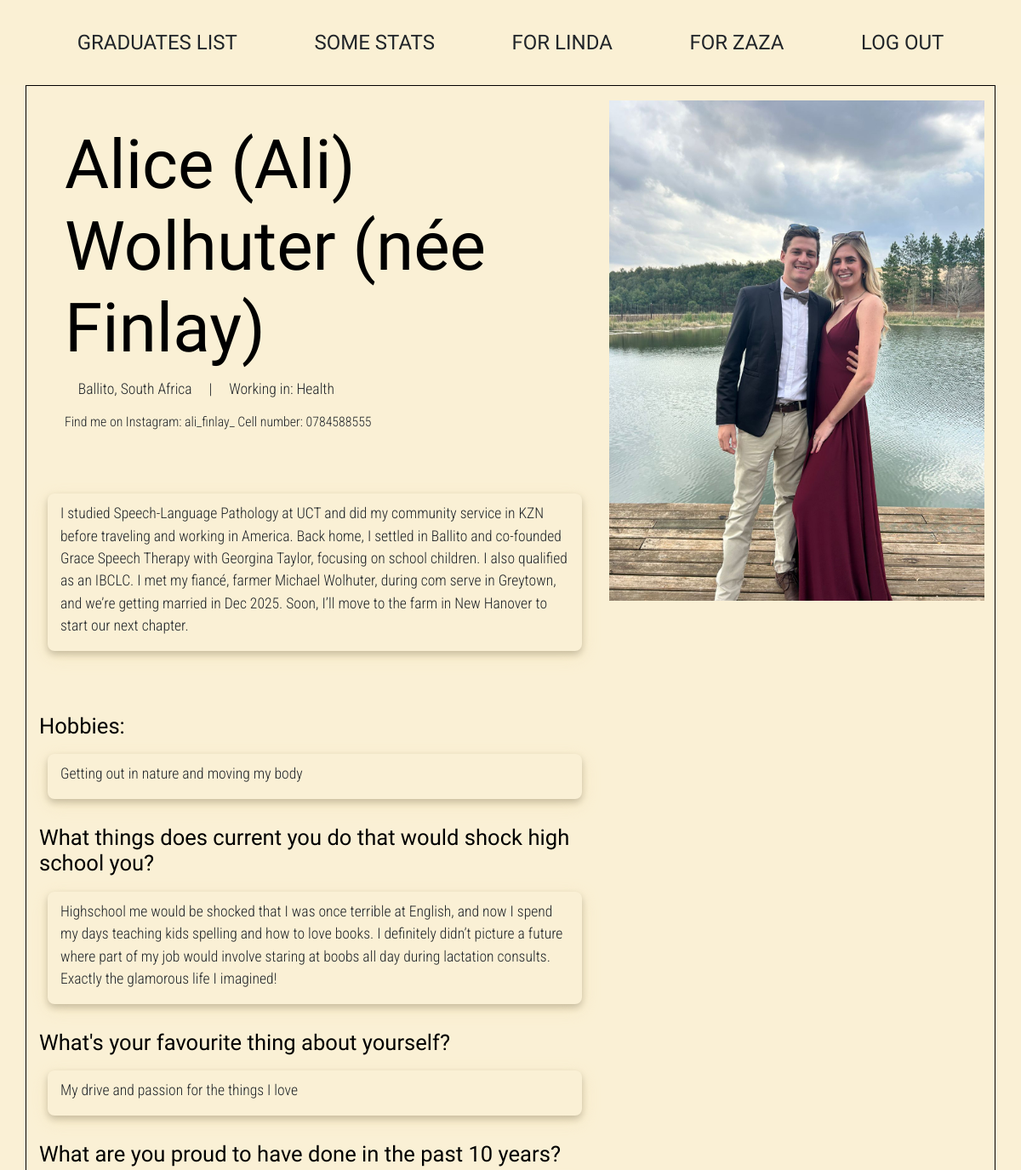
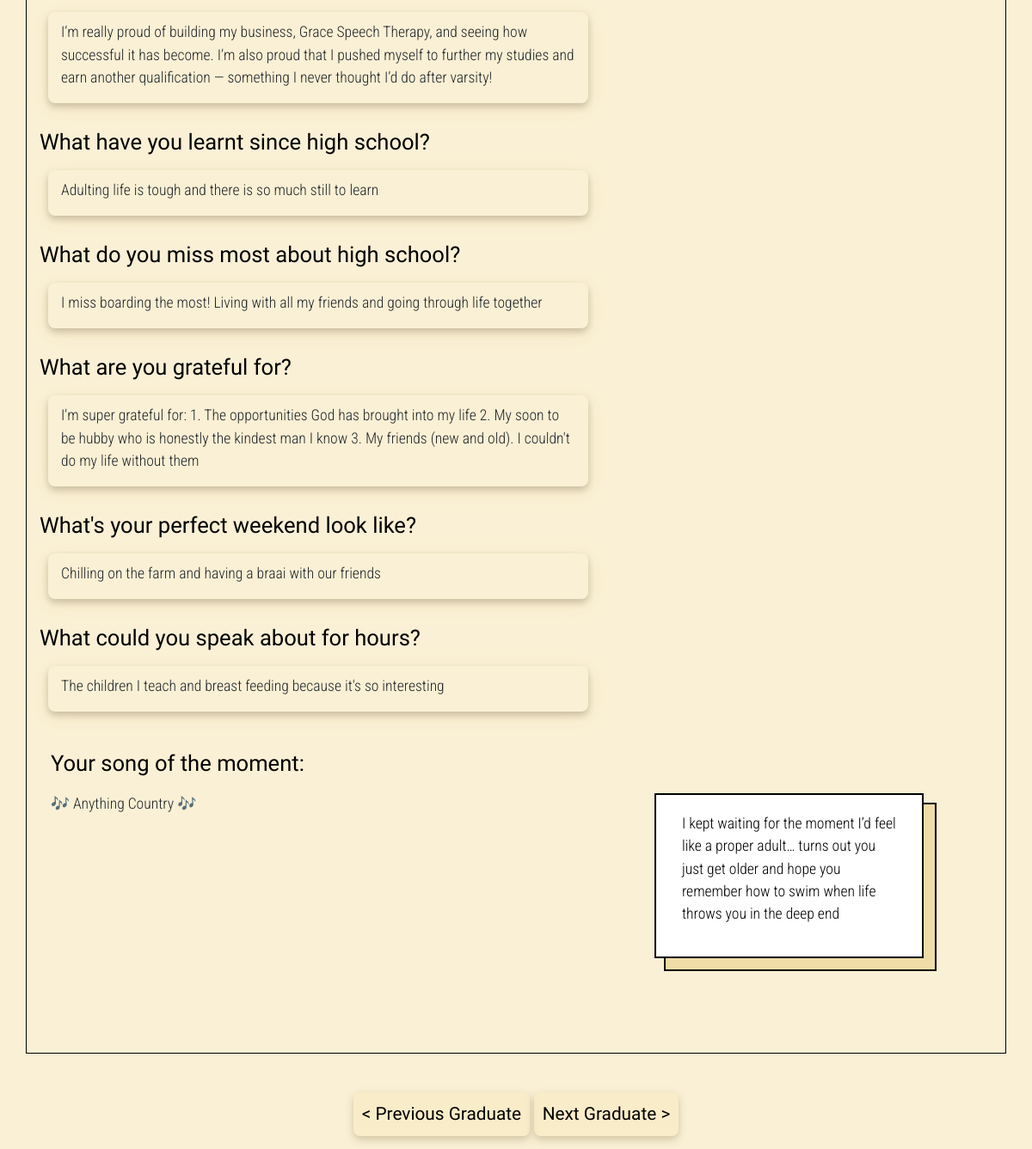
The app's page /12 (signed in) with its own data (2 pictures, top to bottom).
### network/models.py (models this page shows, shortened)
class Graduate(models.Model):
    name = models.TextField()
    maiden_name = models.TextField(blank=True, null=True)
    pronouns = models.TextField(blank=True, null=True)
    city = models.TextField(blank=True, null=True)
    industry = models.TextField(blank=True, null=True)
    gen_description = models.TextField(blank=True, null=True)
    hobbies = models.TextField(blank=True, null=True)
    q1 = models.TextField(blank=True, null=True)
    q2 = models.TextField(blank=True, null=True)
    q3 = models.TextField(blank=True, null=True)
    q4 = models.TextField(blank=True, null=True)
    q5 = models.TextField(blank=True, null=True)
    q6 = models.TextField(blank=True, null=True)
    q7 = models.TextField(blank=True, null=True)
    q8 = models.TextField(blank=True, null=True)
    q9 = models.TextField(blank=True, null=True)
    q10 = models.TextField(blank=True, null=True)
    contact = models.TextField(blank=True, null=True)
    school_years = models.IntegerField(blank=True, null=True)
    countries = models.IntegerField(blank=True, null=True)
    jobs = models.IntegerField(blank=True, null=True)
    tattoos = models.IntegerField(blank=True, null=True)
    married = models.BooleanField(default=False)
    babies = models.IntegerField(blank=True, null=True)
    for_zaza = models.TextField(blank=True, null=True)
    for_linda = models.TextField(blank=True, null=True)
    spotify = models.TextField(blank=True, null=True)

### network/views.py (the view, shortened to what this page needs)
# urls.py: path("<int:grad_id>", views.profile, name="profile"),
@login_required
def profile(request, grad_id):
    if request.method == "GET":
        grad = Graduate.objects.get(pk=grad_id)
        gradname = grad.name.replace(' ', '-')
        if grad.name == "Lisha Govender":
            file_urls = None
        elif grad.name == "Megan Manley / Glover":
            folder_path = os.path.join(settings.BASE_DIR, 'network', 'static', 'photos', 'Megan-Manley')
            files = [f for f in os.listdir(folder_path) if
                     os.path.isfile(os.path.join(folder_path, f)) and not f.startswith('.')]
            file_urls = [f'photos/Megan-Manley/{f}' for f in files]
        else:
            folder_path = os.path.join(settings.BASE_DIR, 'network', 'static', 'photos', f'{gradname}')
            files = [f for f in os.listdir(folder_path) if os.path.isfile(os.path.join(folder_path, f)) and not f.startswith('.') ]
            file_urls = [f'photos/{gradname}/{f}' for f in files]
        if grad.q9:
            if grad.spotify:
                song = grad.spotify
                song_description = None
            else:
                song_description = grad.q9
                song = None
        else:
            song = None
            song_description = None
        return render(request, "network/profile2.html", {
            "graduate": grad,
            "song": song,
            "song_description": song_description,
            "pics": file_urls
        })

### network/templates/network/profile2.html (shortened to what this page needs)
{% extends "network/layout.html" %}
{% load static %}
{% block body %}
    <div class="summary-container-new">
        <div class="answers-container-new">
        <div class="header-info">
        {% if graduate.maiden_name %}
        <h1 data-username="{{ graduate.name }}" class="name">{{ graduate.name }} (n&eacute;e {{ graduate.maiden_name }})</h1>
    {% else %}
        <h1 data-username="{{ graduate.name }}" class="name">{{ graduate.name }}</h1>
    {% endif %}
    <span>
    {% if graduate.city %}
     {{ graduate.city }}
    {% endif %}
     | &nbsp;&nbsp;&nbsp;
    {% if graduate.industry %}
         Working in: {{ graduate.industry }}
    {% endif %}
    </span>
    {% if graduate.contact %}
    <p class="contact-new"> {{ graduate.contact }}</p>
    {% endif %}
    </div>
        {% if graduate.gen_description %}
            <div class="answer-new"><p>{{ graduate.gen_description }}</p></div>
        {% endif %}
        {% if graduate.hobbies %}
            <h2>Hobbies:</h2>
            <div class="answer-new"><p>{{ graduate.hobbies }}</p></div>
        {% endif %}
        {% if graduate.q1 %}
            <h2>What things does current you do that would shock high school you?</h2>
            <div class="answer-new"><p>{{ graduate.q1 }}</p></div>
        {% endif %}
        {% if graduate.q2 %}
            <h2>What's your favourite thing about yourself?</h2>
            <div class="answer-new"><p>{{ graduate.q2 }}</p></div>
        {% endif %}
        {% if graduate.q3 %}
            <h2>What are you proud to have done in the past 10 years?</h2>
            <div class="answer-new"><p>{{ graduate.q3 }}</p></div>
        {% endif %}
        {% if graduate.q4 %}
            <h2>What have you learnt since high school?</h2>
            <div class="answer-new"><p>{{ graduate.q4 }}</p></div>
        {% endif %}
        {% if graduate.q5 %}
        <h2>What do you miss most about high school?</h2>
        <div class="answer-new"><p>{{ graduate.q5 }}</p></div>
        {% endif %}
        {% if graduate.q6 %}
        <h2>What are you grateful for?</h2>
        <div class="answer-new"><p>{{ graduate.q6 }}</p></div>
        {% endif %}
        {% if graduate.q7 %}
        <h2>What's your perfect weekend look like?</h2>
        <div class="answer-new"><p>{{ graduate.q7 }}</p></div>
        {% endif %}
        {% if graduate.q8 %}
        <h2>What could you speak about for hours?</h2>
        <div class="answer-new"><p>{{ graduate.q8 }}</p></div>
        {% endif %}
    </div>
    <div class="pics-container">
        {% for pic in pics %}
            <img src="{% static pic %}" class="profile-img-new">
        {% endfor %}
    </div>
    </div>
    <div class="extras-container">
    <div class="answers-container">
    {% if graduate.q9 %}
        <h2>Your song of the moment:</h2>
        {% if song_description %}
            <p>🎶 {{ song_description }} 🎶</p>
        {% else %}
        <div class="song">
            <iframe src="https://open.spotify.com/embed/track/{{ song }}" height="400" frameborder="0" allowtransparency="true" allow="encrypted-media"></iframe>
        </div>
        {% endif %}
    {% endif %}
    </div>
    <div class="advice-container">
    {% if graduate.q10 %}
        <div class="wrapper-new">
        <blockquote class="stacked-new">
            <p>{{ graduate.q10 }}</p>
        </blockquote>
        </div>
    {% endif %}
    </div>
    </div>
{% endblock %}
{% block bottom %}
 <form method="post">
 <button type="submit" name="previous" class="navi-button-new">< Previous Graduate</button>
 <button type="submit" name="next" class="navi-button-new">Next Graduate ></button>
 </form>
{% endblock %}

### network/static/network/styles.css (style rules this page uses)
h2 { font-size: 1.5rem; }
h2 { font-family: "Caladea", serif; font-size: 1.6rem; font-weight: 400; font-style: normal; color: black; }
.extras-container { display: flex; gap: 20px; align-items: stretch; justify-content: center; margin-top: 20px; }
.answers-container { width: 55%; display: flex; flex-direction: column; gap: 10px; }
.pics-container { width: 40%; display: flex; flex-direction: column; gap: 10px; }
.advice-container { width: 40%; display: flex; flex-direction: column; gap: 10px; justify-content: space-around; }
blockquote { background: white; padding: 20px 30px 20px 30px; margin: 50px auto; width: 70%; max-width: 800px; }
.new-full-body { background-color: rgba(245, 225, 171, 0.49); }
.contact-new { margin-top: 9px; font-size: 0.9em; }
.name { display: block; justify-content: left; text-align: left; font-family: "Caladea", serif; font-size: 5rem; font-weight: 400; font-style: normal; color: black; }
.answers-container-new { width: 60%; display: flex; flex-direction: column; gap: 10px; padding-top: 30px; }
.summary-container-new { display: flex; gap: 20px; align-items: stretch; padding-left: 5px ; padding-top: 5px; padding-bottom: 5px; }
.header-info { display: block; justify-content: left; text-align: left; padding-left: 30px; }
.answer-new { padding: 10px 15px 0 15px; margin-bottom: 20px; margin-left: 10px; box-shadow: 0 4px 8px 0 rgba(0, 0, 0, 0.2), 0 6px 20px 0 rgba(245, 225, 171, 0.49); width: 97%; border-radius: 8px; }
.profile-img-new { padding: 2px; }
.navi-button-new { background-color: rgba(245, 225, 171, 0.3); color: black; border: none; border-radius: 8px; padding: 10px; font-family: 'Gayathri', serif; font-size: 1.3rem; cursor: pointer; box-shadow: 0 4px 10px rgba(181, 166, 127, 0.59); transition: all 0.25s ease-in-out; margin-bottom: 15px; margin-top: 15px; }
.wrapper-new { margin: 0 auto; width: 100%; padding-bottom: 50px; color: black; }
.stacked-new { border: solid 2px black; box-shadow: 13px 13px 0 0 rgba(245, 225, 171, 0.98), 15px 15px 0 0 black, 15px 11px 0 0 black, 11px 15px 0 0 black; }

### records on screen
Graduate: name "Alice (Ali) Wolhuter", maiden_name "Finlay", city "Ballito, South Africa", industry "Health", contact "Find me on Instagram: ali_finlay_ Cell number: 0784588555", gen_description "I studied Speech-Language Pathology at UCT and did my community service in KZN before traveling and working in America. Back home, I settled in Ballito and co-founded Grace Speech Therapy with Georgina Taylor, focusing on school children. I also qualified as an IBCLC. I met my fiancé, farmer Michael Wolhuter, during com serve in Greytown, and we’re getting married in Dec 2025. Soon, I’ll move to the farm in New Hanover to start our next chapter.", hobbies "Getting out in nature and moving my body", q1 "Highschool me would be shocked that I was once terrible at English, and now I spend my days teaching kids spelling and how to love books. I definitely didn’t picture a future where part of my job would involve staring at boobs all day during lactation consults. Exactly the glamorous life I imagined!", q2 "My drive and passion for the things I love", q3 "I’m really proud of building my business, Grace Speech Therapy, and seeing how successful it has become. I’m also proud that I pushed myself to further my studies and earn another qualification — something I never thought I’d do after varsity!", q4 "Adulting life is tough and there is so much still to learn", q5 "I miss boarding the most! Living with all my friends and going through life together", q6 "I'm super grateful for: 1. The opportunities God has brought into my life 2. My soon to be hubby who is honestly the kindest man I know 3. My friends (new and old). I couldn't do my life without them", q7 "Chilling on the farm and having a braai with our friends", q8 "The children I teach and breast feeding because it's so interesting", q9 "Anything Country", q10 "I kept waiting for the moment I’d feel like a proper adult… turns out you just get older and hope you remember how to swim when life throws you in the deep end"
